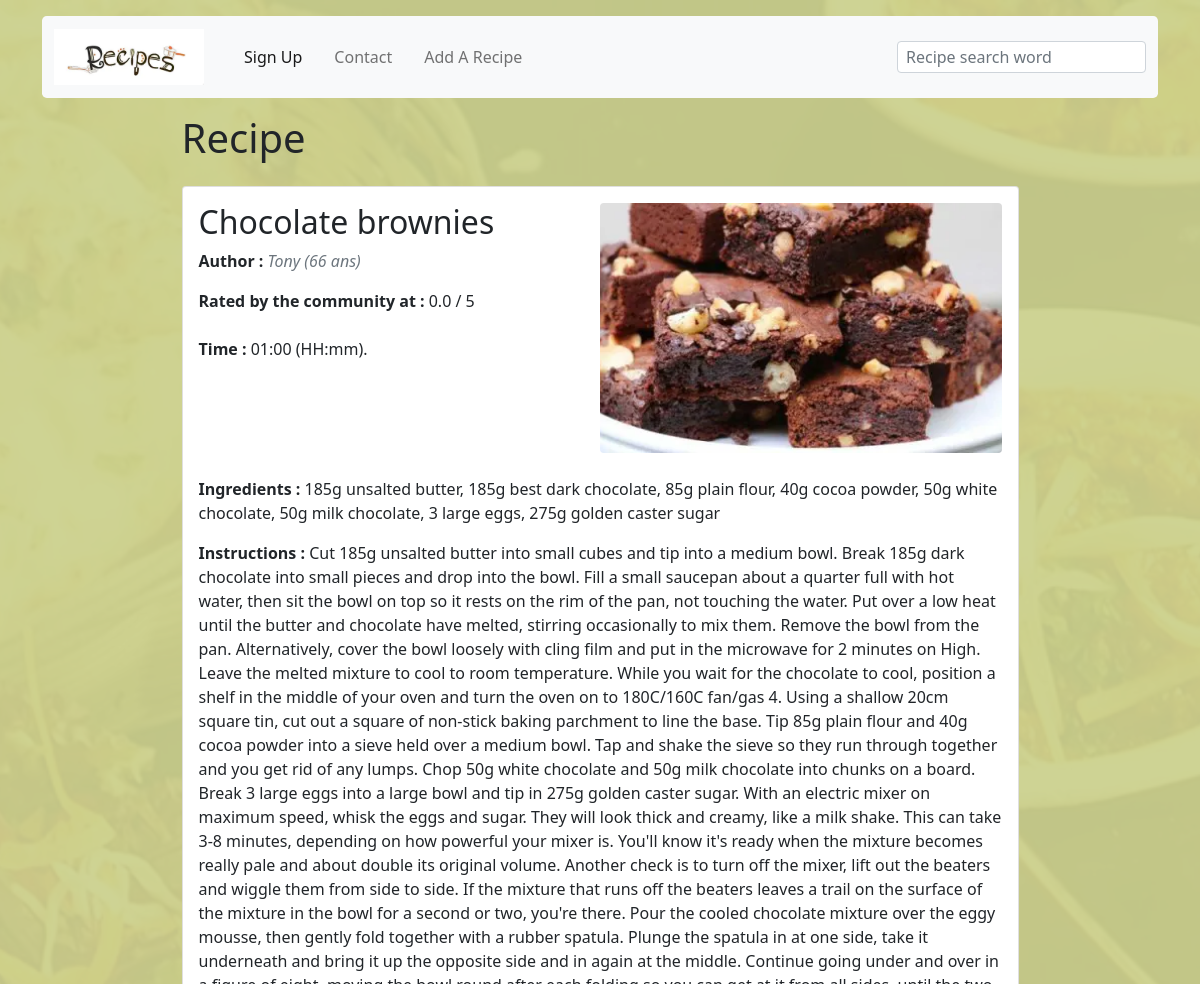
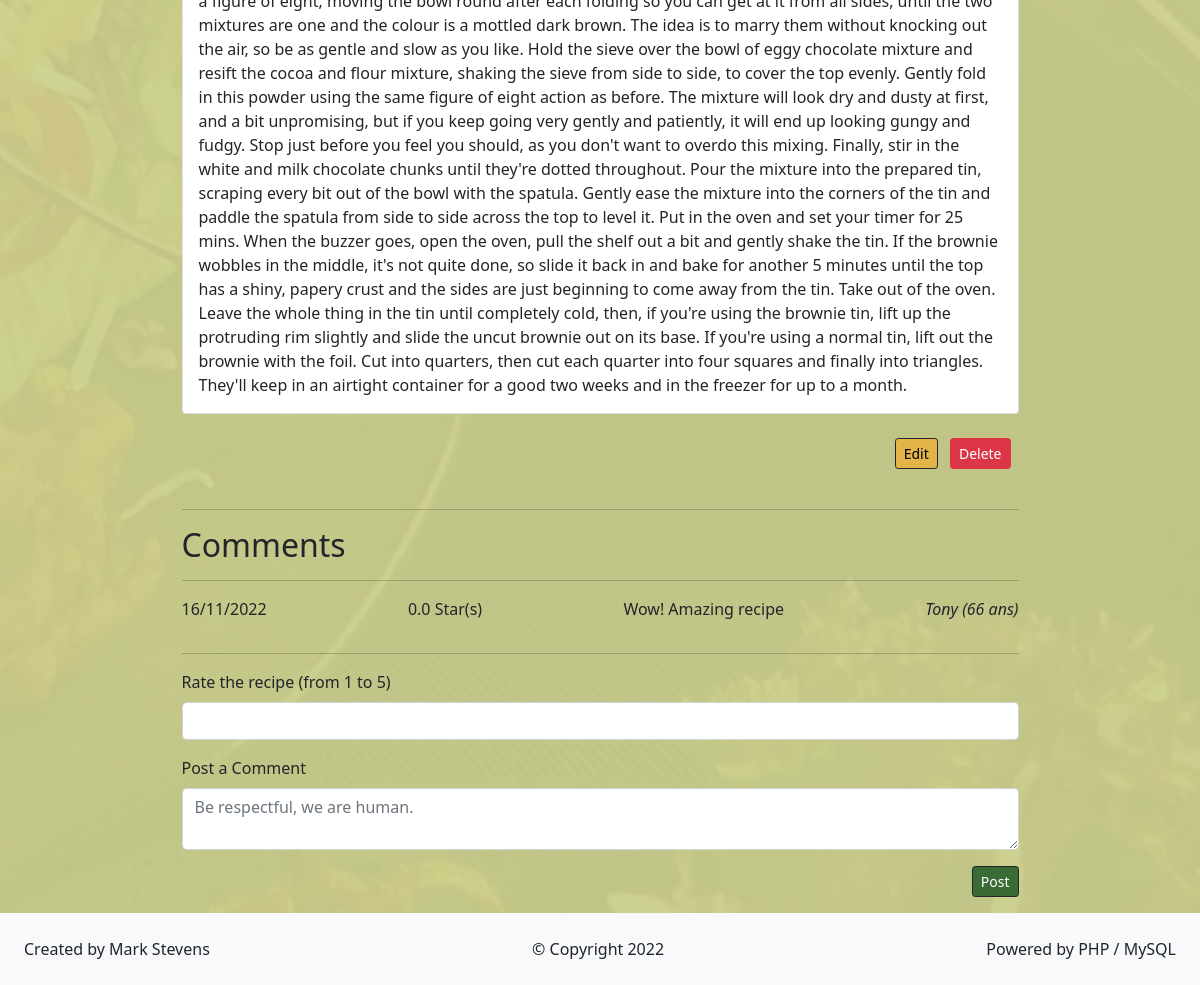
Before: /recipes/read.php?id=89 (signed in) with the older database file (2 pictures, top to bottom).
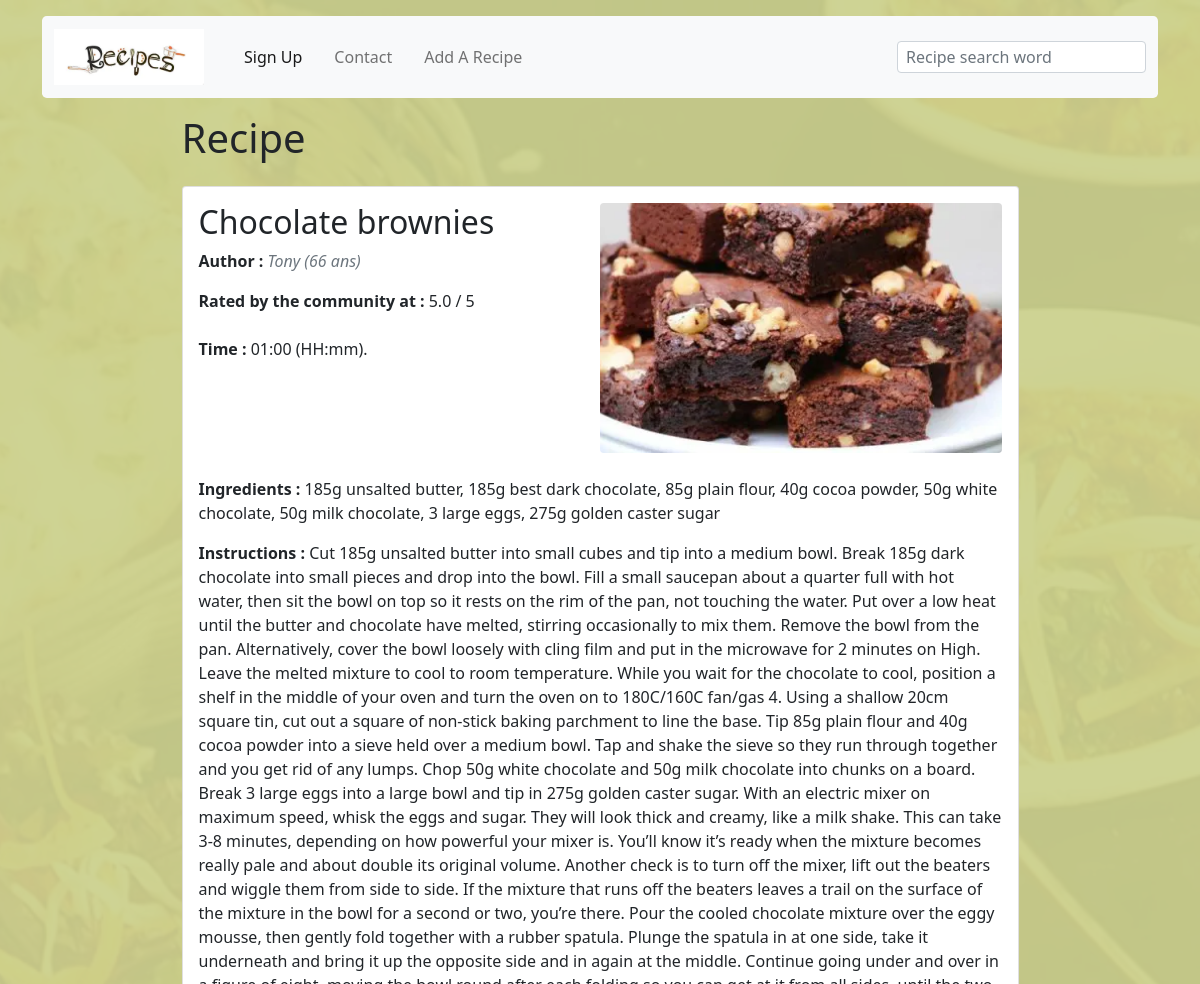
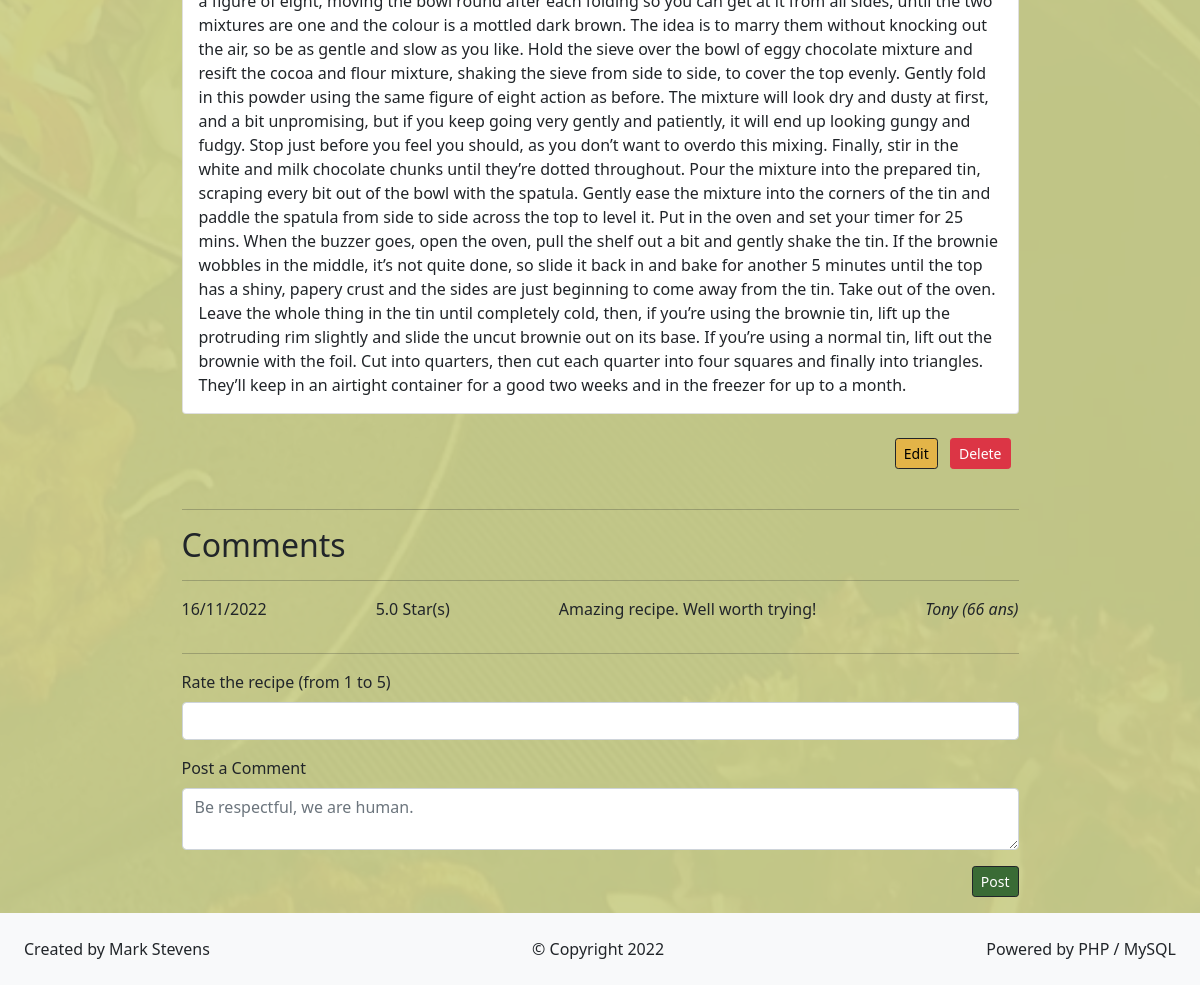
After: the same page with the newer database file (2 pictures, top to bottom).
### tables this page shows
CREATE TABLE `users` (
  `user_id` int(11) NOT NULL,
  `full_name` varchar(64) NOT NULL,
  `email` varchar(512) NOT NULL,
  `password` varchar(512) NOT NULL,
  `age` int(11) NOT NULL
);

CREATE TABLE `comments` (
  `comment_id` int(11) NOT NULL,
  `user_id` int(11) NOT NULL,
  `recipe_id` int(11) NOT NULL,
  `comment` text NOT NULL,
  `created_at` datetime NOT NULL DEFAULT CURRENT_TIMESTAMP,
  `review` int(11) NOT NULL DEFAULT '0'
);

### variables/variables.php (called while the page is built, shortened)
<?php
  $usersStatement = $mysqlClient->prepare('SELECT * FROM users');
  $usersStatement->execute();
  $users = $usersStatement->fetchAll();
  $rootUrl = (!empty($_SERVER['HTTPS']) ? 'https' : 'http') . '://' . $_SERVER['HTTP_HOST'] . '/';
  ?>

### config/user.php (called while the page is built, shortened)
<?php
include_once($_SERVER['DOCUMENT_ROOT'] . "/config/mysql.php");
include_once($_SERVER['DOCUMENT_ROOT'] . "/variables/variables.php");

### functions/functions.php (called while the page is built, shortened)
<?php
function displayAuthor(string $authorEmail, array $users) : string
{
    for ($i = 0; $i < count($users); $i++) {
        $author = $users[$i];
        if ($authorEmail === $author['email']) {
            return $author['full_name'] . ' (' . $author['age'] . ' ans)';
        }
    }
    return 'unknown user';
}
function displayUser(int $userId, array $users) : string
{
    for ($i = 0; $i < count($users); $i++) {
        $user = $users[$i];
        if ($userId === (int) $user['user_id']) {
            return $user['full_name'] . ' (' . $user['age'] . ' ans)';
        }
    }
    return 'unknown use';
}

### recipes/read.php (the view, shortened to what this page needs)
<?php session_start();
  include_once($_SERVER['DOCUMENT_ROOT'] . "/config/user.php");
  include_once($_SERVER['DOCUMENT_ROOT'] . "/variables/variables.php");
  include_once($_SERVER['DOCUMENT_ROOT'] . "/functions/functions.php");
  $getData = $_GET;
  $recipe_Id = $getData['id'];
  $retrieveRecipeWithCommentsStatement = $mysqlClient->prepare('SELECT *, DATE_FORMAT(c.created_at, "%d/%m/%Y") as comment_date FROM recipes r LEFT JOIN comments c on r.recipe_id = c.recipe_id WHERE r.recipe_id = :recipe_id');
  $retrieveRecipeWithCommentsStatement->execute([
      'recipe_id' => $recipe_Id,
  ]);
  $recipeWithComments = $retrieveRecipeWithCommentsStatement->fetchAll(PDO::FETCH_ASSOC);
  $averageRatingStatment = $mysqlClient->prepare('SELECT ROUND(AVG(c.review),1) as rating FROM recipes r LEFT JOIN comments c on r.recipe_id = c.recipe_id WHERE r.recipe_id = :id');
  $averageRatingStatment->execute([
      'id' => $recipe_Id,
  ]);
  $averageRating = $averageRatingStatment->fetch(PDO::FETCH_ASSOC);
  $recipe = [
    'recipe_id' => $recipeWithComments[0]['recipe_id'],
    'title' => $recipeWithComments[0]['title'],
    'summary' => $recipeWithComments[0]['summary'],
    'duration' => $recipeWithComments[0]['duration'],
    'ingredients' => $recipeWithComments[0]['ingredients'],
    'recipe' => $recipeWithComments[0]['recipe'],
    'author' => $recipeWithComments[0]['author'],
    'image' => $recipeWithComments[0]['image'],
    'comments' => [],
    'rating' => $averageRating['rating'],
  ];
  foreach($recipeWithComments as $comment) {
      if (!is_null($comment['comment_id'])) {
          $recipe['comments'][] = [
              'comment_id' => $comment['comment_id'],
              'comment' => $comment['comment'],
              'user_id' => (int) $comment['user_id'],
              'created_at' => $comment['comment_date'],
          ];
      }
  }
?>
<!DOCTYPE html>
<html lang="en">
<head>
    <link href="https://cdn.jsdelivr.net/npm/bootstrap@5.0.2/dist/css/bootstrap.min.css" rel="stylesheet">
    <link rel="stylesheet" href="<?php echo($rootUrl.'/css/style.css'); ?>">
</head>
<body class="backThree d-flex flex-column min-vh-100">
    <main class="container">
      <?php include_once($rootPath.'/include/header.php'); ?>
      <section class="readPage-container mx-auto">
        <h1 class="mb-4">Recipe</h1>
        <div class="card">
          <div class="d-flex flex-column card-body">
            <div class="d-flex flex-column-reverse flex-lg-row justify-content-between mb-3">
              <div class="readPage-summary me-2" >
                <h2 class="readPage-recipeTitle"><?php echo ucfirst($recipe['title']); ?></h2>
                <p class="card-text"><b>Author : </b><i class="text-muted"><?php echo ucfirst(displayAuthor($recipe['author'], $users)); ?></i></p>
                <p><b>Rated by the community at : </b><?php echo($recipe['rating'] ? $recipe['rating'] ." / 5" : "No rating yet"); ?></p>
                <p class="card-text mt-4"><b>Time : </b><?php echo date("H:i", strtotime($recipe['duration'])); ?> (HH:mm).</p>
              </div>
              <img class="recipe-image readPage-image rounded mb-2" src="<?php echo($rootUrl)?>/recipes/images/<?php echo $recipe['image'] ? $recipe['image'] : 'ImageDefault_NO_DELETE.png' ?>" alt="">
            </div>
              <p class="card-text"><b>Ingredients : </b><?php echo $recipe['ingredients']; ?></p>
              <p class="card-text"><b>Instructions : </b><?php echo $recipe['recipe']; ?></p>
          </div>
        </div>
          <div class="mt-auto text-end">
            <a class="btn btn-warning btn-sm my-4" href="<?php echo($rootUrl)?>recipes/update.php?id=<?php echo($recipe['recipe_id']); ?>">Edit</a>
            <a class="btn btn-danger btn-sm m-2" href="<?php echo($rootUrl)?>recipes/delete.php?id=<?php echo($recipe['recipe_id']); ?>">Delete</a>
          </div>
          <?php if(count($recipe['comments']) > 0): ?>
          <hr />
          <h2>Comments</h2>
              <?php foreach($recipe['comments'] as $comment): ?>
                <hr />
                <div class="d-flex justify-content-between flex-wrap">
                  <p><?php echo($comment['created_at']); ?></p>
                  <p class="px-2"><?php echo($recipe['rating']); ?> Star(s)</p>
                  <p class="pe-2" ><?php echo($comment['comment']); ?></p>
                  <p><i><?php echo(displayUser($comment['user_id'], $users)); ?></i></p>
                </div>
              <?php endforeach; ?>
          <?php endif; ?>
          <hr />
          <?php include_once($rootPath.'/comments/addComment.php'); ?>
      </section>
</main>
    <?php include_once($rootPath.'/include/footer.php'); ?>
</body>
</html>

### include/header.php (shortened to what this page needs)
<?php
    include_once($_SERVER['DOCUMENT_ROOT'] . "/config/mysql.php");
    include_once($_SERVER['DOCUMENT_ROOT'] . "/variables/variables.php");
    include_once($_SERVER['DOCUMENT_ROOT'] . "/functions/functions.php");
?>
<header class="my-3">
  <nav class="navbar navbar-expand-lg navbar-light bg-light rounded-3">
    <div class="container-fluid">
      <a class="navbar-brand" href="<?php echo($rootUrl). 'index.php'; ?>">
        <img class="logo" src="<?php echo($rootUrl). 'assets/recipe_logo.webp'; ?>" alt="" >
      </a>
      <div class="collapse navbar-collapse" id="navbarSupportedContent">
        <ul class="navbar-nav me-auto mb-2 mb-lg-0">
          <li class="nav-item">
            <a class="nav-link active ms-3" aria-current="page" href="<?php echo($rootUrl). 'signin.php'; ?>">Sign Up</a>
          </li>
          <li class="nav-item">
            <a class="nav-link ms-3" href="<?php echo($rootUrl). 'contact.php'; ?>">Contact</a>
          </li>
          <li class="nav-item">
            <a class="nav-link ms-3" href="<?php echo($rootUrl). 'recipes/create.php'; ?>">Add A Recipe</a>
          </li>
        </ul>
        <?php include_once($rootPath.'/include/search.php'); ?>
      </div>
    </div>
  </nav>
</header>

### include/search.php (shortened to what this page needs)
<form class="m-0" action="<?php echo($rootUrl.'index.php'); ?>" method="post">
  <input type="search" class="search form-control" id="search" name="search" placeholder="Recipe search word" >
</form>

### comments/addComment.php (shortened to what this page needs)
<?php
  include_once($_SERVER['DOCUMENT_ROOT'] . '/config/user.php');
  include_once($_SERVER['DOCUMENT_ROOT'] . '/variables/variables.php');
?>
<form action="<?php echo($rootUrl . 'comments/addComment_post.php'); ?>" method="POST">
  <div class="mb-3">
    <label for="review" class="form-label">Rate the recipe (from 1 to 5)</label>
    <input type="number" class="form-control" id="review" name="review" min="0" max="5" step="1" />
  </div>
  <div class="mb-3">
    <label for="comment" class="form-label">Post a Comment</label>
    <textarea class="form-control" placeholder="Be respectful, we are human." id="comment" name="comment"></textarea>
  </div>
  <div class="text-end">
    <button type="submit" class="btn btn-sm btn-primary mb-3">Post</button>
  </div>
</form>

### include/footer.php
<footer class="bg-light d-flex flex-column align-items-center flex-md-row justify-content-md-between p-3 mt-auto">
				<p class="m-2">Created by <a class="text-dark text-decoration-none" href="https://stevensmarkportfolio.netlify.app/">Mark Stevens</a></p>
  			<p class="m-2">© Copyright <?php echo date("Y");?></p>
				<p class="m-2">Powered by PHP / MySQL</p>
		</footer>

### css/style.css (style rules this page uses)
body { background: #CBD18F; }
.nav-link { color: #3A6B35; }
.form-label { font-weight:500; }
.btn-warning { background-color: #E3B448; border-color: #212529; }
.btn-primary { background-color: #3A6B35; border-color: #212529; }
.logo { width: 150px; }
.recipe-image { object-fit: cover; width: 100%; height: 200px; }
.readPage-image { height: 250px; }
.readPage-recipeTitle { overflow-wrap: break-word; word-wrap: break-word; -webkit-hyphens: auto; hyphens: auto; }
@media only screen and (max-width: 1200px) and (min-width: 992px) { .readPage-summary { max-width: 325px; } }
.search { padding: 0.2rem 0.5rem; }
.backOne, .backTwo, .backThree { background: #CBD18F; position: relative; height: 100%; width: 100%; }
.backThree::before { content: ""; background: #CBD18F url("/css/backgrounds/asian-fusion.webp") no-repeat center center; background-size: cover; position: absolute; top: 0px; right: 0px; bottom: 0px; left: 0px; opacity: 0.06; z-index: -1; background-attachment: fixed; }
@media screen and (min-width: 768px) { .readPage-container { width: 75%; } }
@media screen and (min-width: 992px) { .readPage-image { width: 50%; } }

Changed rows visible on the page:
changed comments "Tony (66 ans)": rating "0.0" → "5.0"; comment "Wow! Amazing recipe" → "Amazing recipe. Well worth trying!"
Other visible differences:
$recipe['rating']: "0.0" → "5.0"
$recipe['recipe']: "…powerful your mixer is. You'll know it's ready when the mixture becomes really pale and about double its original volume. Another check is to turn off the mixer, lift out the beaters and wiggle them from side to side. If the mixture that runs off the beaters leaves a trail on the surface of the mixture in the bowl for a second or two, you're there. Pour the cooled chocolate mixture over the eggy mousse, then gently fold together with a rubber spatula. Plunge the spatula in at one side, take it underneath and bring it up the opposite side and in again at the middle. Continue going under and over in a figure of eight, moving the bowl round after each folding so you can get at it from all…" → "…powerful your mixer is. You’ll know it’s ready when the mixture becomes really pale and about double its original volume. Another check is to turn off the mixer, lift out the beaters and wiggle them from side to side. If the mixture that runs off the beaters leaves a trail on the surface of the mixture in the bowl for a second or two, you’re there. Pour the cooled chocolate mixture over the eggy mousse, then gently fold together with a rubber spatula. Plunge the spatula in at one side, take it underneath and bring it up the opposite side and in again at the middle. Continue going under and over in a figure of eight, moving the bowl round after each folding so you can get at it from all…"
